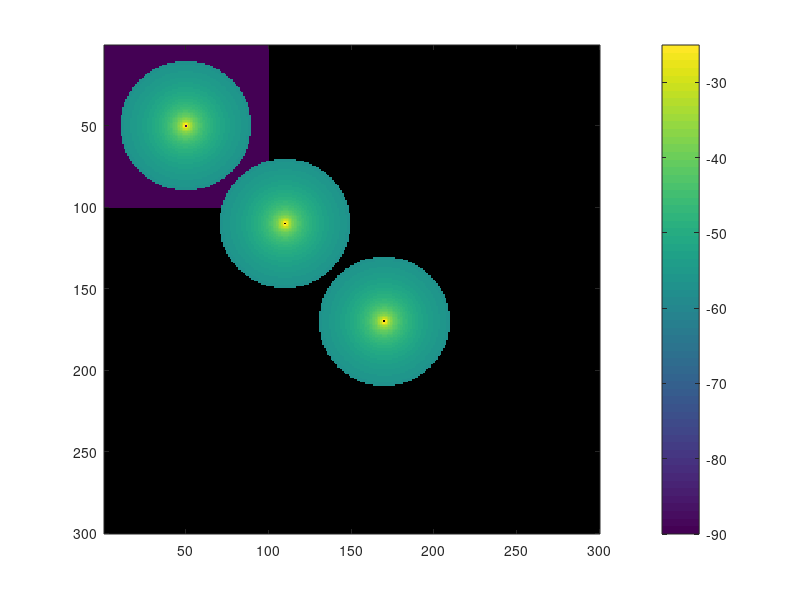

MATLAB code for this plot:
%
%   caracteristicas access point Aruba iap-135
%       GTx 2.4 GHz = max 3.5 -> 3.0dBi
%       GTx 5 GHz = max 4.5 -> 4.0 dBi
%       Loss internal 2.4 GHz = 1.5 dB
%       Loss internal 5 GHz =   3.0 dB
%
%   caracteristicas access point Aruba iap-105
%       GTx 2.4 GHz = max 3.0 -> 2.0dBi
%       GTx 5 GHz = max 4.5 -> 4.0 dBi
%       Loss internal 2.4 GHz = 1.5 dB
%       Loss internal 5 GHz =   3.0 dB
%

function test

    global matriz current limit posx posy vary varx Ptx

    matriz = nan(300, 300);     %   escala => 1 : 0.1 [m]
    current = 0;
    limit = 90;    %   vuelta limite - Prx minima
    ptos = [50 50; 110 110; 170 170];   %   eventuales ptos con aps

    matriz = llenar(matriz);
    Ptx = 15;   %  Ptx en dBm
    
    for i=1:3
        posx = ptos(i,1);
        posy = ptos(i,2);

        varx = posx;
        vary = posy;
    
        matriz = espiral(matriz, current, limit, posy, posx, vary, varx, Ptx);
    end

    % matriz
    colormap('default')
    imagesc(matriz)
    colorbar

end

function mtr = llenar(mtr)  %llena matriz con ruido ambiente -90 dB
    
    mtr(1:100,1:100)=-90;

end

function mtr = espiral(mtr, current, limit, px, py, vy, vx, Pt)
    
    while current<limit 
        current=current+1;
        step=0;
        while step<current 
            step=step+1;
            [mtr, vx]=right(mtr, vx, vy, px, py, Pt);
        end
        
        step=0;
        while step<current
            step=step+1;
            [mtr, vy]=down(mtr, vx, vy, px, py, Pt);
        end
        
        current=current+1;
        step=0;
        while step<current
            step=step+1;
            [mtr, vx] = left(mtr, vx, vy, px, py, Pt);
        end
        
        step=0;
        while step<current
            step=step+1;
            [mtr, vy] = up(mtr, vx, vy, px, py, Pt);
        end
        
    end

end

function [mtr, vx] = right(mtr, vx, vy, px, py, Pt)
    
    vx=vx+1;
    aux = Pt + 20 * log10(0.125/(4*pi*sqrt((vx-px)^2+(vy-py)^2)));
    if aux > -57
        mtr(vy,vx) = aux;
    end        

end

function [mtr, vy] = down(mtr, vx, vy, px, py, Pt)

    vy=vy+1;
    aux = Pt + 20 * log10(0.125/(4*pi*sqrt((vx-px)^2+(vy-py)^2)));
    if aux > -57 
        mtr(vy,vx) = aux;
    end
    
end

function [mtr, vx] = left(mtr, vx, vy, px, py, Pt)

    vx=vx-1;
    aux = Pt + 20 * log10(0.125/(4*pi*sqrt((vx-px)^2+(vy-py)^2)));
    if aux > -57
        mtr(vy,vx) = aux;
    end
    
end

function [mtr, vy] = up(mtr, vx, vy, px, py, Pt)

    vy=vy-1;
    aux = Pt + 20 * log10(0.125/(4*pi*sqrt((vx-px)^2+(vy-py)^2)));
    if aux > -57
        mtr(vy,vx) = aux;
    end
    
end

